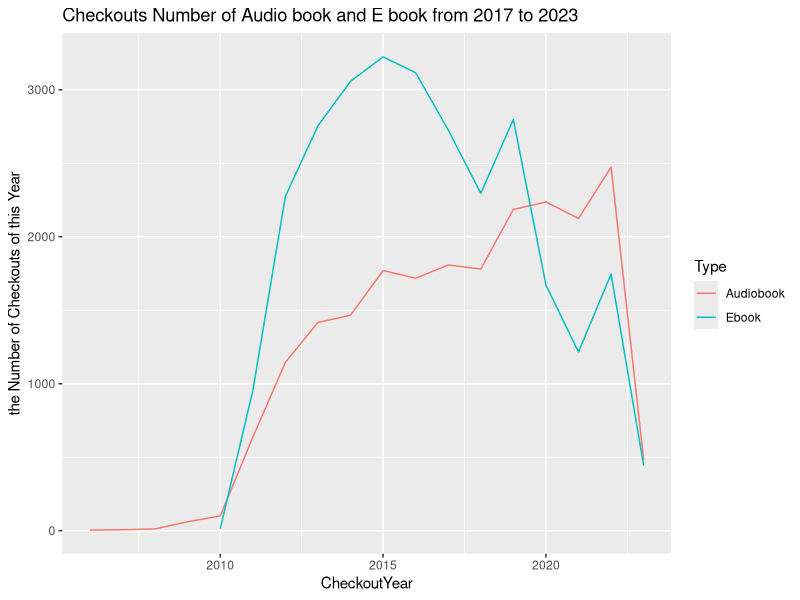

Generate this figure with R:
library(dplyr)
library(tidyverse)
library(ggplot2)
df <- read.csv("Checkouts_by_Title.csv")


EbookData <- df %>%
  filter(MaterialType == "EBOOK") %>%
  group_by(CheckoutYear) %>%
  summarise(number = sum(Checkouts), Type = "Ebook")

AudiobookData <- df %>%
  filter(MaterialType == "AUDIOBOOK") %>%
  group_by(CheckoutYear) %>%
  summarise(number = sum(Checkouts), Type = "Audiobook")


chartData1 <- rbind(EbookData, AudiobookData)

ggplot(data = chartData1, aes(x = CheckoutYear, y = number)) +
  geom_line(aes(colour = Type)) +
  ggtitle("Checkouts Number of Audio book and E book from 2017 to 2023") +
  labs(y = "the Number of Checkouts of this Year")

